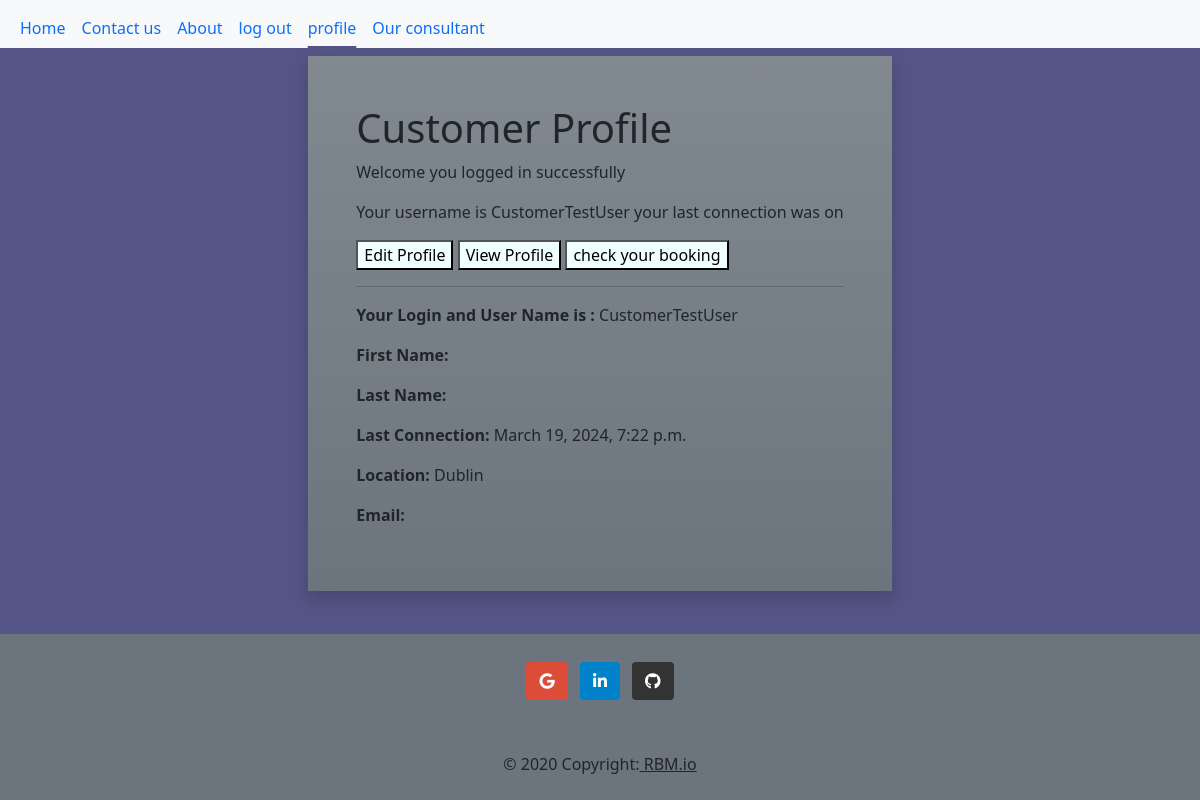
Page /user_app/cxprofile/ (signed in) on the earlier database version.
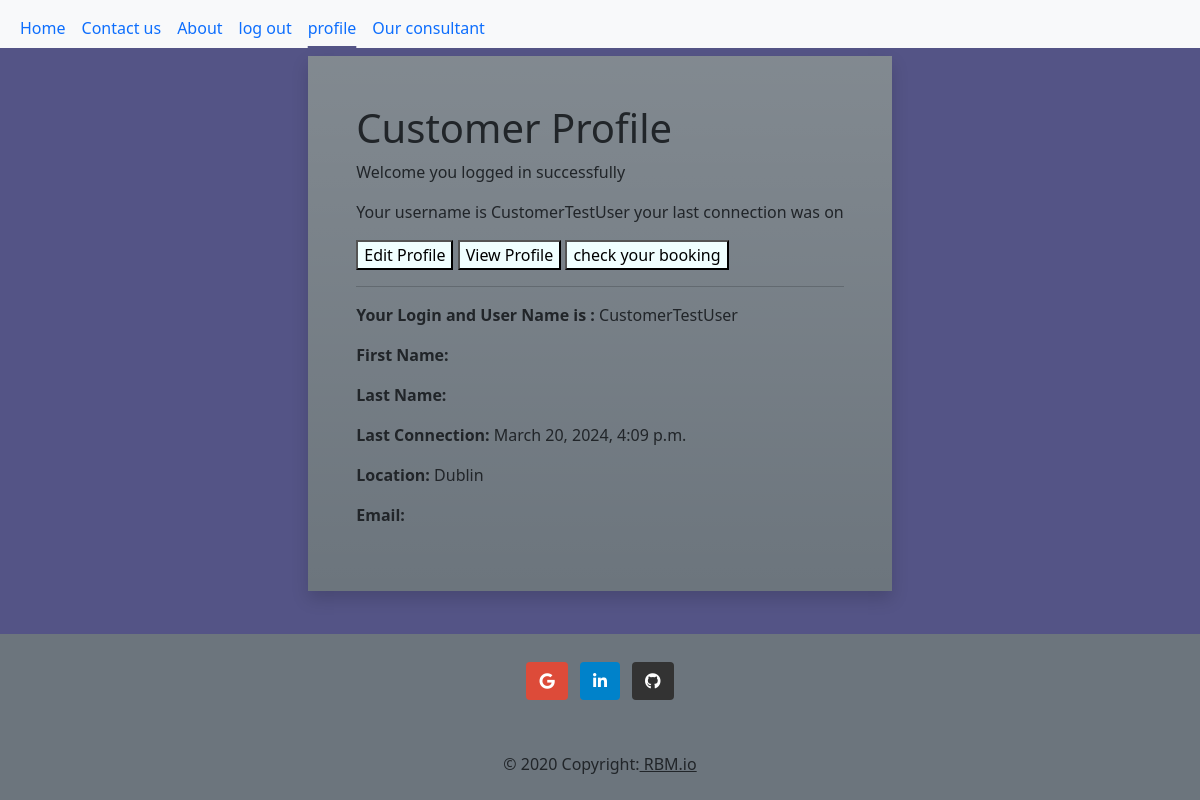
Same page on the later database version.
### user_app/models.py (models this page shows)
class CustomUser(AbstractUser):
    location = models.CharField(max_length=200, null=True, blank=True)
    name = models.CharField(max_length=200, blank=True, null=True)
    is_customer = models.BooleanField(default=False)
    is_expert = models.BooleanField(default=False)
    is_manager = models.BooleanField(default=False)
    created_at = models.DateTimeField(auto_now_add=True)
    updated_at = models.DateTimeField(auto_now=True)

### user_app/views.py (the view, shortened to what this page needs)
# urls.py: path('cxprofile/', CxProfileView.as_view(), name='customer_profile'),
class CxProfileView(View):
    cx_profile_template = 'customer/cxprofile.html'
    def get(self, request):
        user = request.user
        if user.is_authenticated and user.is_customer:
            return render(request, self.cx_profile_template, {'user': user, 'edit_mode':True})
        else:
            return redirect('home')

### user_app/templates/customer/cxprofile.html (shortened to what this page needs)
{% extends 'base.html' %}
{% load static %}
{% block content %}
<div class="d-flex align-items-center primary justify-content-center" style="height: 550px;">
    <div class="p-5 m-5 bg-secondary bg-gradient text-black shadow rounded-5">
        <h1>Customer Profile</h1>
        <p>Welcome {{ user.first_name }} {{ user.last_name }} you logged in successfully</p>
        <p>Your username is {{ user.username }} your last connection was on {{ user.last_name_name }} <p/>
        <button onclick="openTab('edit')">Edit Profile</button>
        <button onclick="openTab('view')">View Profile</button>
        <button onclick="openTab('book')">check your booking</button>
        <br>
        <hr>
    <div id="viewTab" class="tab">
      <p><strong>Your Login and User Name is :</strong> {{ user.username }}</p>
      <p><strong>First Name:</strong> {{ user.first_name }}</p>
      <p><strong>Last Name:</strong> {{ user.last_name }}</p>
      <p><strong>Last Connection:</strong> {{ user.last_login }}</p>
      <p><strong>Location:</strong> {{ user.location }}</p>
      <p><strong>Email:</strong> {{ user.email }}</p>
    </div>
</div>
{% endblock %}

Differences in the rows shown:
changed CustomUser "CustomerTestUser": last_login "March 19, 2024, 7:22 p.m." → "March 20, 2024, 4:09 p.m."
